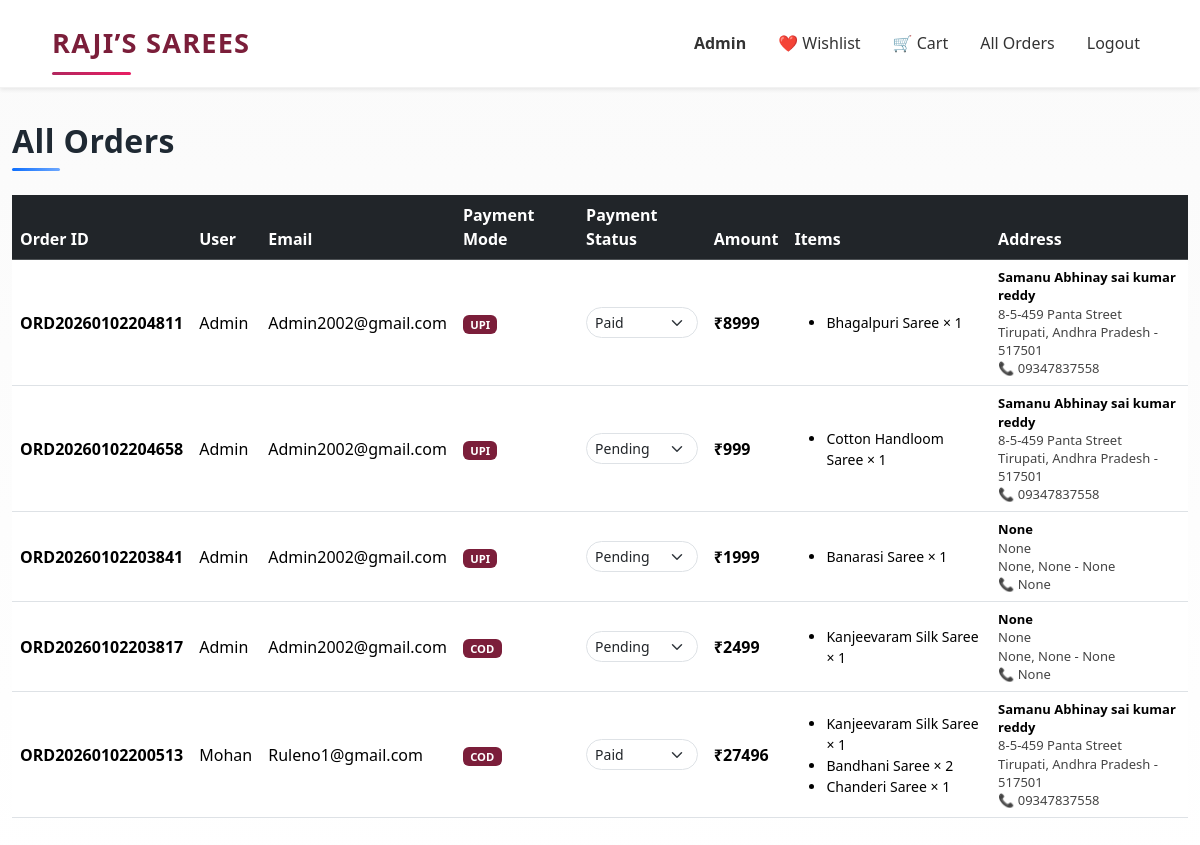
Page /admin/orders (signed in) on the committed database.
### app.py (models this page shows)
class Order(db.Model):
    id = db.Column(db.Integer, primary_key=True)
    order_code = db.Column(db.String(30), unique=True, nullable=False)
    user_id = db.Column(db.Integer, db.ForeignKey("user.id"), nullable=False)
    user = db.relationship(
        "User",
        back_populates="orders"
    )
    payment_mode = db.Column(db.String(20))
    payment_status = db.Column(db.String(20))
    total_amount = db.Column(db.Integer)
    full_name = db.Column(db.String(100))
    phone = db.Column(db.String(20))
    address_line = db.Column(db.Text)
    city = db.Column(db.String(50))
    state = db.Column(db.String(50))
    pincode = db.Column(db.String(10))
    created_at = db.Column(db.DateTime, default=datetime.utcnow)
    items = db.relationship(
        "OrderItem",
        backref="order",
        cascade="all, delete-orphan",
        lazy=True
    )

class User(UserMixin, db.Model):
    id = db.Column(db.Integer, primary_key=True)
    name = db.Column(db.String(100), nullable=False)
    email = db.Column(db.String(120), unique=True, nullable=False)
    password = db.Column(db.String(200), nullable=False)
    is_admin = db.Column(db.Boolean, default=False)
    orders = db.relationship(
        "Order",
        back_populates="user",
        cascade="all, delete-orphan"
    )

class OrderItem(db.Model):
    id = db.Column(db.Integer, primary_key=True)
    order_id = db.Column(db.Integer, db.ForeignKey("order.id"), nullable=False)
    product_name = db.Column(db.String(150))
    price = db.Column(db.Integer)
    quantity = db.Column(db.Integer)

### app.py (the view)
@app.route("/admin/orders")
@login_required
def admin_orders():
    if not current_user.is_admin:
        abort(403)
    orders = Order.query.order_by(Order.created_at.desc()).all()
    return render_template("orders_admin.html", orders=orders)

### app.py (called while the page is built)
@login_manager.user_loader
def load_user(user_id):
    return User.query.get(int(user_id))

@app.context_processor
def inject_cart_count():
    if current_user.is_authenticated:
        count = db.session.query(
            func.sum(CartItem.quantity)
        ).filter_by(user_id=current_user.id).scalar()
        return {"cart_count": count or 0}
    return {"cart_count": 0}

### templates/orders_admin.html
{% extends "base.html" %}
{% block content %}
<h2 class="mb-4">All Orders</h2>
<div class="table-responsive">
<table class="table table-hover align-middle">
<thead class="table-dark">
<tr>
  <th>Order ID</th>
  <th>User</th>
  <th>Email</th>
  <th>Payment Mode</th>
  <th>Payment Status</th>
  <th>Amount</th>
  <th>Items</th>
  <th>Address</th>
</tr>
</thead>
<tbody>
{% for order in orders %}
<tr>
  <td><strong>{{ order.order_code }}</strong></td>
  <td>{{ order.user.name }}</td>
  <td>{{ order.user.email }}</td>
  <td>
    <span class="badge bg-info">
      {{ order.payment_mode }}
    </span>
  </td>
  <td>
    <form method="POST"
          action="/admin/order/update-status/{{ order.id }}">
      <select name="payment_status"
              class="form-select form-select-sm"
              onchange="this.form.submit()">
        <option value="Pending"
          {% if order.payment_status == "Pending" %}selected{% endif %}>
          Pending
        </option>
        <option value="Paid"
          {% if order.payment_status == "Paid" %}selected{% endif %}>
          Paid
        </option>
      </select>
    </form>
  </td>
  <td><strong>₹{{ order.total_amount }}</strong></td>
  <td>
    <ul class="small mb-0">
      {% for item in order.items %}
        <li>{{ item.product_name }} × {{ item.quantity }}</li>
      {% endfor %}
    </ul>
  </td>
  <td>
  <div class="admin-address">
    <strong>{{ order.full_name }}</strong><br>
    {{ order.address_line }}<br>
    {{ order.city }}, {{ order.state }} - {{ order.pincode }}<br>
    📞 {{ order.phone }}
  </div>
</td>
</tr>
{% endfor %}
</tbody>
</table>
</div>
{% endblock %}

### static/css/style.css (style rules this page uses)
* { margin: 0; padding: 0; box-sizing: border-box; }
body { font-family: 'Inter', sans-serif; background-color: #f5f5f6; color: #282c3f; }
body { background-color: #f5f5f5; }
:root { --primary: #b1275e; --secondary: #f8f8f8; --text-dark: #222; --muted: #777; }
body { font-family: 'Poppins', sans-serif; background-color: var(--secondary); color: var(--text-dark); }
:root { --primary: #6a11cb; --secondary: #2575fc; --accent: #ffb703; --success: #2ec4b6; --danger: #ef233c; --dark: #1f2933; --light: #f8f9fa; --glass: rgba(255, 255, 255, 0.75); --radius: 16px; --shadow: 0 20px 40px rgba(0,0,0,0.12); }
body { font-family: "Poppins", system-ui, sans-serif; background: linear-gradient(135deg, #fdfbfb, #ebedee); color: var(--dark); min-height: 100vh; }
input, textarea, select { border-radius: 999px; padding: 10px 14px; border: 1px solid #ddd; transition: all 0.3s ease; }
:root { --brand: #7b1e3a; --brand-soft: #f6e9ee; --gold: #c89b3c; --dark: #222; }
body { background: linear-gradient(180deg, #fafafa, #fdfdfd); color: var(--dark); }
.badge { background: var(--brand) !important; font-size: 0.7rem; }
input, select, textarea { border-radius: 999px !important; padding: 10px 16px; }
body { background: linear-gradient(180deg, #fafafa 0%, #ffffff 100%); }
h2.mb-4 { font-weight: 600; color: #1f2933; letter-spacing: 0.4px; position: relative; }
h2.mb-4::after { content: ""; display: block; width: 48px; height: 3px; margin-top: 8px; background: linear-gradient(90deg, #0d6efd, #6ea8fe); border-radius: 10px; }
.admin-address { max-width: 260px; font-size: 13px; line-height: 1.4; color: #444; }
.admin-address strong { color: #000; }

### rows in the picture
Order: order_code "ORD20260102204811", user.name "Admin", user.email "Admin2002@gmail.com", payment_mode "UPI", payment_status "Paid", total_amount "8999", full_name "Samanu Abhinay sai kumar reddy", address_line "8-5-459 Panta Street", city "Tirupati", state "Andhra Pradesh", pincode "517501", phone "09347837558"
OrderItem: product_name "Bhagalpuri Saree", quantity "1"
Order: order_code "ORD20260102204658", user.name "Admin", user.email "Admin2002@gmail.com", payment_mode "UPI", payment_status "Pending", total_amount "999", full_name "Samanu Abhinay sai kumar reddy", address_line "8-5-459 Panta Street", city "Tirupati", state "Andhra Pradesh", pincode "517501", phone "09347837558"
OrderItem: product_name "Cotton Handloom Saree", quantity "1"
Order: order_code "ORD20260102203841", user.name "Admin", user.email "Admin2002@gmail.com", payment_mode "UPI", payment_status "Pending", total_amount "1999", full_name "None", address_line "None", city "None", state "None", pincode "None", phone "None"
OrderItem: product_name "Banarasi Saree", quantity "1"
Order: order_code "ORD20260102203817", user.name "Admin", user.email "Admin2002@gmail.com", payment_mode "COD", payment_status "Pending", total_amount "2499", full_name "None", address_line "None", city "None", state "None", pincode "None", phone "None"
OrderItem: product_name "Kanjeevaram Silk Saree", quantity "1"
Order: order_code "ORD20260102200513", user.name "Mohan", user.email "Ruleno1@gmail.com", payment_mode "COD", payment_status "Paid", total_amount "27496", full_name "Samanu Abhinay sai kumar reddy", address_line "8-5-459 Panta Street", city "Tirupati", state "Andhra Pradesh", pincode "517501", phone "09347837558"
OrderItem: product_name "Kanjeevaram Silk Saree", quantity "1"
OrderItem: product_name "Bandhani Saree", quantity "2"
OrderItem: product_name "Chanderi Saree", quantity "1"
